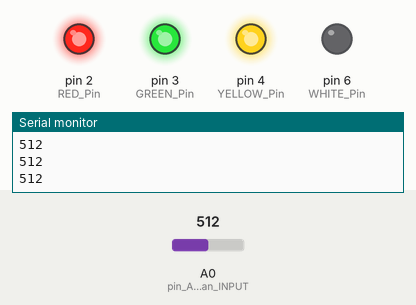
Recording of a sketch running on a simulated Arduino Uno, built with avr-gcc and run on an emulated ATmega328P. On the bench: output pins drawn as LEDs (lit = HIGH), the last lines printed to the serial monitor. The test bench sets the inputs (shaded band); at power-on: A0 (pin_A0_will_be_an_INPUT) = 512.

Above: at 1.2 s.
1.3 s: A0 (pin_A0_will_be_an_INPUT) set to 424
2.8 s: A0 (pin_A0_will_be_an_INPUT) set to 391
At 3.9 s:
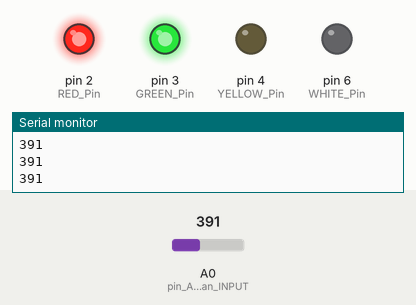
4.3 s: A0 (pin_A0_will_be_an_INPUT) set to 220
5.8 s: A0 (pin_A0_will_be_an_INPUT) set to 195
At 6.2 s:
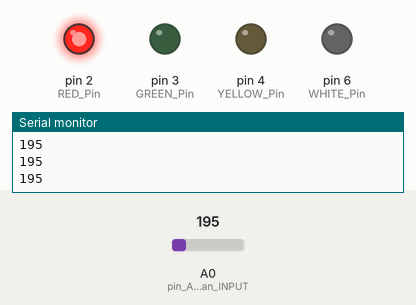
7.3 s: A0 (pin_A0_will_be_an_INPUT) set to 107
8.8 s: A0 (pin_A0_will_be_an_INPUT) set to 92
At 9.6 s:
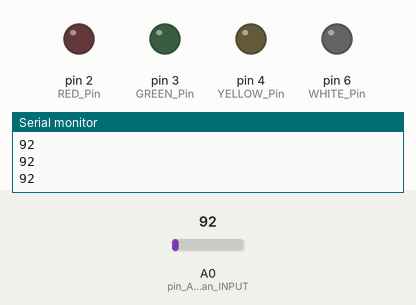
Timing chart, 0 to 11.3 s (numbered marks = the images above; inputs shaded):
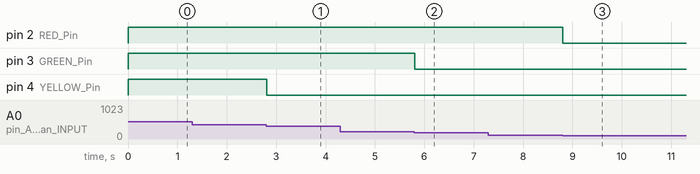

The sketch:

ge_level_displayed_using_5_LED_Kevin_Sarmiento_Tapia_2291323.ino
```cpp
/*
 Potentiometer voltage level displayed using 5 LED

 The program's goal is to use a potentiometer to gradually start turning on the LEDs one by one.

 The theme is the use of if and else if to strat turning the LEDs on.
*/
int RED_Pin=2; // The variable RED_Pin will have a value of 2
int GREEN_Pin=3; // The variable GREEN_Pin will have a value of 3
int YELLOW_Pin=4; // The variable YELLOW_Pin will have a value of 4
int BLUE_Pin=5; // The variable BLUE_Pin will have a value of 5
int WHITE_Pin=6; // The variable WHITE_Pin will have a value of 6
void setup() { // This program will run once

pinMode(A0, INPUT); // pin A0 will be an INPUT
pinMode(RED_Pin, OUTPUT); // pin RED_Pin will be an OUTPUT
pinMode(GREEN_Pin, OUTPUT); // pin GREEN_Pin will be an OUTPUT
pinMode(YELLOW_Pin, OUTPUT); // pin YELLOW_Pin will be an OUTPUT
pinMode(WHITE_Pin, OUTPUT); // pin WHITE_Pin will be an OUTPUT
Serial.begin(9600); // the serial monitor starts.

}

void loop() { // this program will run forever

int PM=analogRead(A0); // the variable PM will be equal to the value of analogRead(A0).
Serial.println(PM); // serial monitor displays the value of PM to verify the results.
if (PM < 100 ){ // if PM is lower than 100, then:
 digitalWrite(RED_Pin, LOW); // the RED _Pin will be off
 digitalWrite(GREEN_Pin, LOW); // the GREEN_Pin will be off
 digitalWrite(YELLOW_Pin, LOW); // the YELLOW_Pin will be off
 digitalWrite(BLUE_Pin, LOW); // the BLUE_Pin will be off
 digitalWrite(WHITE_Pin, LOW); // the WHITE_Pin will be off
} else if (PM < 205 ){ // if PM is lower than 205, then:
 digitalWrite(RED_Pin, HIGH); // the RED _Pin will be on
 digitalWrite(GREEN_Pin, LOW);  // the GREE _Pin will be off
 digitalWrite(YELLOW_Pin, LOW); // the YELLOW _Pin will be off
 digitalWrite(BLUE_Pin, LOW); // the BLUE _Pin will be off
 digitalWrite(WHITE_Pin, LOW); // the WHITE _Pin will be off
} else if (PM < 409 ){ // if PM is lower than 409, then:
 digitalWrite(RED_Pin, HIGH); // the RED _Pin will be on
 digitalWrite(GREEN_Pin, HIGH); // the GREEN _Pin will be on
 digitalWrite(YELLOW_Pin, LOW); // the YELLOW _Pin will be off
 digitalWrite(BLUE_Pin, LOW); // the BLUE _Pin will be off
 digitalWrite(WHITE_Pin, LOW); // the WHITE _Pin will be off
} else if (PM < 611 ){ // if PM is lower than 611, then:
 digitalWrite(RED_Pin, HIGH); // the RED _Pin will be on
 digitalWrite(GREEN_Pin, HIGH); // the GREEN _Pin will be on
 digitalWrite(YELLOW_Pin, HIGH); // the YELLOW _Pin will be on
 digitalWrite(BLUE_Pin, LOW); // the BLUE _Pin will be off
 digitalWrite(WHITE_Pin, LOW); // the WHITE _Pin will be off
} else if (PM < 815 ){ // if PM is lower than 815, then:
 digitalWrite(RED_Pin, HIGH); // the RED _Pin will be on
 digitalWrite(GREEN_Pin, HIGH); // the GREEN _Pin will be on
 digitalWrite(YELLOW_Pin, HIGH); // the YELLOW _Pin will be on
 digitalWrite(BLUE_Pin, HIGH); // the BLUE _Pin will be on
 digitalWrite(WHITE_Pin, LOW); // the WHITE _Pin will be off
} else if (PM < 1024 ){ // if PM is lower than 1024, then:
 digitalWrite(RED_Pin, HIGH); // the RED _Pin will be on
 digitalWrite(GREEN_Pin, HIGH); // the GREEN _Pin will be on
 digitalWrite(YELLOW_Pin, HIGH); // the YELLOW _Pin will be on
 digitalWrite(BLUE_Pin, HIGH); // the BLUE _Pin will be on
 digitalWrite(WHITE_Pin, HIGH); // the WHITE _Pin will be on
}

}
```

Measured:
- the behaviour switches between 409 and 408 on A0 (pin_A0_will_be_an_INPUT) (found by bisection; images 0 and 1)
- the behaviour switches between 205 and 204 on A0 (pin_A0_will_be_an_INPUT) (found by bisection; images 1 and 2)
- the behaviour switches between 100 and 99 on A0 (pin_A0_will_be_an_INPUT) (found by bisection; images 2 and 3)
- after the input at 2.8 s, pin 4 (YELLOW_Pin): HIGH → LOW at once
- after the input at 5.8 s, pin 3 (GREEN_Pin): HIGH → LOW at once
- after the input at 8.8 s, pin 2 (RED_Pin): HIGH → LOW at once
